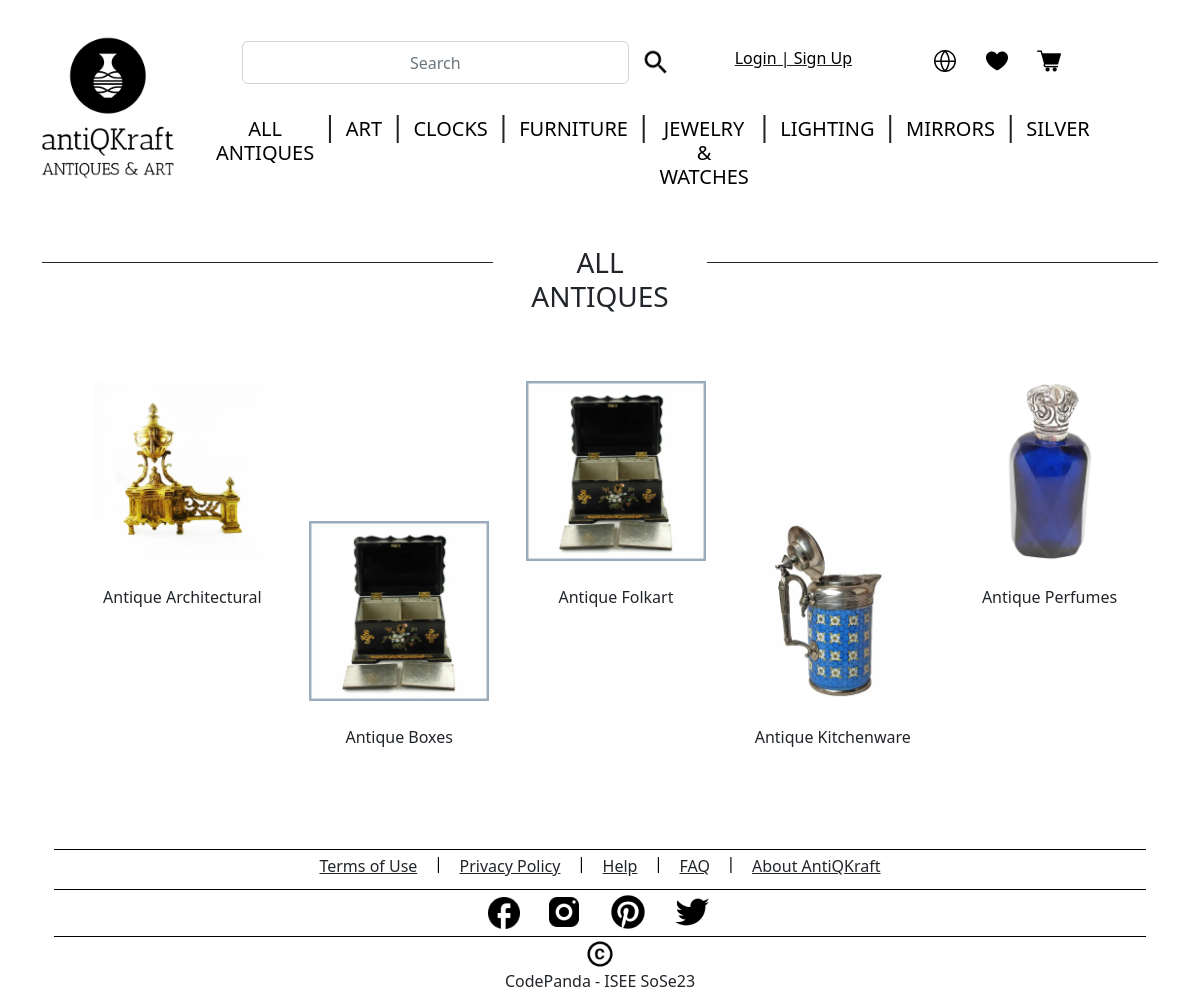
The app's page /category?categoryid=1 with its own data.
### tables this page shows
CREATE TABLE "CATEGORY" (
	"category_id"	INTEGER NOT NULL UNIQUE,
	"category_name"	TEXT NOT NULL,
	"category_image_id"	TEXT,
	PRIMARY KEY("category_id" AUTOINCREMENT)
);

CREATE TABLE "SUB_CATEGORY" (
	"sub_serial_number"	INTEGER NOT NULL UNIQUE,
	"category_id"	INTEGER NOT NULL,
	"sub_category_name"	TEXT NOT NULL,
	"sub_category_image_id"	INTEGER NOT NULL,
	"sub_category_id"	INTEGER,
	FOREIGN KEY("category_id") REFERENCES "CATEGORY"("category_id"),
	PRIMARY KEY("sub_serial_number" AUTOINCREMENT)
);

### antikraft-app.py (the view)
@app.route("/category")
def getSpecificCategory():
    qTerm = request.args.get('categoryid')
    row_val = getSpecificCategoryRow(qTerm)
    row_json = row_val.json
    category_id = row_json['category_id']
    db_images = getSpecificCategoryImages(category_id)
    categories = getAllCategories()
    return render_template('category/category_landing_page.html', categories=categories.json, \
                           row_val=row_val.json, image_list=db_images['sub_category_image_id'], \
                            sub_cat_list=db_images['sub_category_name'], sub_cat_id_list=db_images['sub_category_id'])

### antikraft-app.py (called while the page is built)
def getSpecificCategoryRow(qTerm):
    spec_cat = getSpecificCategoryList(qTerm)
    response = app.response_class(
        response=json.dumps(spec_cat),
        status=200,
        mimetype='application/json'
    )
    return response

@app.route('/getAllCategories',  methods=['GET'])
def getAllCategories():
    categories = getAllCategoriesList()
    response = app.response_class(
        response=json.dumps(categories),
        status=200,
        mimetype='application/json'
    )
    return response

### backend/controller.py (called while the page is built)
def getAllCategoriesList():
    data = {}
    data = readOperation("CATEGORY", "category_name")
    return data

def getSpecificCategoryList(category_id):
    data = {}
    data = readOperationCategory("CATEGORY", category_id)
    return data

def getSpecificCategoryImages(category_id):
    data = {}
    data = readOperationCategoryImages("SUB_CATEGORY", category_id)
    return data

### backend/model.py (called while the page is built)
def get_db_connection():
    conn = sqlite3.connect('antiqkraft-database.db', isolation_level=None)
    conn.row_factory = sqlite3.Row
    return conn.cursor()

def readOperationCategory(TABLE_NAME: str, CAT_ID: int):
    conn = get_db_connection()
    query = "SELECT * from " + TABLE_NAME + " where category_id=" + str(CAT_ID)
    data = conn.execute(query)
    category_row = {}
    for row in data:
        category_row['category_id'] = row["category_id"]
        category_row['category_name'] = row["category_name"]
    if category_row is not None:
        return category_row

def readOperationCategoryImages(TABLE_NAME: str, CAT_ID: int):
    conn = get_db_connection()
    query = "SELECT * from " + TABLE_NAME + " where category_id=" + str(CAT_ID)
    data = conn.execute(query)
    keyList = ["category_id", "sub_category_id", "sub_category_name", "sub_category_image_id"]
    sub_category_row = {key: [] for key in keyList}
    for row in data:
        sub_category_row['category_id'].append(row["category_id"])
        sub_category_row['sub_category_id'].append(row["sub_category_id"])
        sub_category_row['sub_category_name'].append(row["sub_category_name"])
        sub_category_row['sub_category_image_id'].append(row["sub_category_image_id"])
    if sub_category_row is not None:
        return sub_category_row

### templates/category/category_landing_page.html (shortened to what this page needs)
{% include 'base.html' %}
{% include 'header/header.html' %}
<div class="container">
    <div class="row">
        <div class="col-5">
            <hr class="hr" style="background-color: #000; opacity: 1;" />
        </div>
        <div class="col-2">
            <h3 style="text-align: center; text-transform: uppercase;">{{row_val['category_name']}}</h3>
        </div>
        <div class="col-5">
            <hr class="hr" style="background-color: #000; opacity: 1;" />
        </div>
    </div>
    <div>
        <ul style="display: flex; justify-content:space-between; margin-bottom: 100px; margin-top: 50px;">
            <a class="nav-link" href="http://127.0.0.1:5000/subcategory?categoryid={{row_val['category_id']}}&subcategoryid={{sub_cat_id_list[0]}}" style="text-align: center; margin-right: auto; margin-left: auto; ">
                <img src={{image_list[0]}} width="180px" height="180px" style="margin-top: 10px;">
                <br></br>
                {{sub_cat_list[0]}}
            </a>
            <a class="nav-link" href="http://127.0.0.1:5000/subcategory?categoryid={{row_val['category_id']}}&subcategoryid={{sub_cat_id_list[1]}}" style="text-align: center; margin-right: auto; margin-left: auto; ">
                <img src={{image_list[1]}} width="180px" height="180px" style="margin-top: 150px;">
                <br></br>
                {{sub_cat_list[1]}}
            </a>
            <a class="nav-link" href="http://127.0.0.1:5000/subcategory?categoryid={{row_val['category_id']}}&subcategoryid={{sub_cat_id_list[2]}}" style="text-align: center; margin-right: auto; margin-left: auto; ">
                <img src={{image_list[2]}} width="180px" height="180px" style="margin-top: 10px;">
                <br></br>
                {{sub_cat_list[2]}}
            </a>
            <a class="nav-link" href="http://127.0.0.1:5000/subcategory?categoryid={{row_val['category_id']}}&subcategoryid={{sub_cat_id_list[3]}}" style="text-align: center; margin-right: auto; margin-left: auto; ">
                <img src={{image_list[3]}} width="180px" height="180px" style="margin-top: 150px;">
                <br></br>
                {{sub_cat_list[3]}}
            </a>
            <a class="nav-link" href="http://127.0.0.1:5000/subcategory?categoryid={{row_val['category_id']}}&subcategoryid={{sub_cat_id_list[4]}}" style="text-align: center; margin-right: auto; margin-left: auto; ">
                <img src={{image_list[4]}} width="180px" height="180px" style="margin-top: 10px;">
                <br></br>
                {{sub_cat_list[4]}}
            </a>
        </ul>
    </div>
    {% include 'footer/footer.html' %}
</div>

### templates/base.html (shortened to what this page needs)
<!DOCTYPE html>
<html>
<head>
  <link href="https://cdn.jsdelivr.net/npm/bootstrap@5.2.0-beta1/dist/css/bootstrap.min.css" rel="stylesheet"
>
  <link rel="stylesheet" href="static/CSS/style.css">
</head>
<body>
</body>
</html>

### templates/header/header.html (shortened to what this page needs)
<div class="container-fluid">
    <div class="row">
        <div class="col-12">
            <nav class="navbar navbar-expand-lg navbar-fixed-top">
                <div class="col-2">
                    <a class="navbar-brand" href="http://127.0.0.1:5000/">
                        <img src="static/logo/logo-black.png" width="200" height="200" style="float: right;">
                    </a>
                </div>
                <div class="col-9 " id="navbarCollapse">
                    <ul class="navbar-nav nav-fill nav-pills pb-4">
                        <li class="nav-item"></li>
                        <div class="col-6">
                            <li class="nav-item">
                                <form action="search" method="POST">
                                    <div class="input-group-append rounded d-flex flex-row">
                                        <input type="text" class="form-control rounded" placeholder="Search"
                                            aria-label="Search" aria-describedby="search-addon" id="search"
                                            name="search">
                                        <button class="btn border-0" type="submit"><img class="img-fluid" max-width=20px
                                                height=20px id="search-logo" src="static/header/search.png" /></button>
                                    </div>
                                </form>
                            </li>
                        </div>
                        {% if session.login_status != "True" %}
                        <div class="col-3">
                            <li class="nav-item">
                                <a class="nav-link link-dark" style="text-decoration: underline;"
                                    href="http://127.0.0.1:5000/login">
                                    <h6>Login | Sign Up</h6>
                                </a>
                            </li>
                        </div>
                        {% endif %}
                        <li class="nav-item">
                            <button class="btn border-0" type="button"><img class="img-fluid" max-width=20px height=20px
                                    id="search-logo" src="static/header/Globe.svg" /></button>
                            <button class="btn border-0" type="button"><img class="img-fluid" max-width=100% height=auto
                                    id="search-logo" src="static/header/Heart.svg" /></button>
                            <button class="btn border-0" type="button"><img class="img-fluid" max-width=100% height=auto
                                    id="search-logo" src="static/header/Cart.png" /></button>
                        </li>
                    </ul>
                    <ul class="navbar-nav nav-fill">
                        {%for values in categories.items()%}
                        {% if loop.index != 1 %}
                        <li class="nav-item" float=center>
                            <h3>|</h3>
                        </li>
                        {% endif %}
                        <li class="nav-item">
                            <a class="nav-link" href="{{values[0]}}" onclick="RedirectURL();return false;">
                                <h5 class="text-uppercase">{{values[1]}}</h5>
                            </a>
                        </li>
                        {%endfor%}
                    </ul>
                </div>
            </nav>
        </div>
    </div>
</div>

### templates/footer/footer.html (shortened to what this page needs)
<div class="container">
    <div class="separator_2"></div>
    <div class="row justify-content-md-center" id="footer">
        <ul class="bottom_stuff_2">
            <div class="col-md-auto">
                <a class="link-dark" href="link address">
                    <h8>Terms of Use</h8>
                </a>
            </div>
            <h6>&nbsp;&nbsp;&nbsp;&nbsp;|&nbsp;&nbsp;&nbsp;&nbsp;</h6>
            <div class="col-md-auto">
                <a class="link-dark" href="link address">
                    <h8>Privacy Policy</h8>
                </a>
            </div>
            <h6>&nbsp;&nbsp;&nbsp;&nbsp;|&nbsp;&nbsp;&nbsp;&nbsp;</h6>
            <div class="col-md-auto">
                <a class="link-dark" href="link address">
                    <h8>Help</h8>
                </a>
            </div>
            <h6>&nbsp;&nbsp;&nbsp;&nbsp;|&nbsp;&nbsp;&nbsp;&nbsp;</h6>
            <div class="col-md-auto">
                <a class="link-dark" href="link address">
                    <h8>FAQ</h8>
                </a>
            </div>
            <h6>&nbsp;&nbsp;&nbsp;&nbsp;|&nbsp;&nbsp;&nbsp;&nbsp;</h6>
            <div class="col-md-auto">
                <a class="link-dark" href="link address">
                    <h8>About AntiQKraft</h8>
                </a>
            </div>
        </ul>
    </div>
    <div class="separator_2"></div>
    <div class="row justify-content-md-center" id="footer">
        <div class="col-md-auto clearfix">
            <a href="https://www.facebook.com/">
                <img src="static/footer/Vector.jpg" width="32" height="32" style="margin-top: 5px;">
            </a>
        </div>
        <div class="col-md-auto clearfix">
            <a href="https://www.instagram.com/">
                <img src="static/footer/Instagram.jpg" width="40" height="40">
            </a>
        </div>
        <div class="col-md-auto clearfix">
            <a href="https://www.pinterest.com/">
                <img src="static/footer/Pinterest.jpg" width="40" height="40">
            </a>
        </div>
        <div class="col-md-auto clearfix">
            <a href="https://twitter.com/">
                <img src="static/footer/Twitter.jpg" width="40" height="40">
            </a>
        </div>
    </div>
    <div class="separator_2"></div>
    <div class="row justify-content-md-center" id="footer">
        <div class="col-md-auto clearfix">
            <img src="static/footer/Copyright.jpg" width="30" height="30">
        </div>
        <h8 style="text-align: center;">CodePanda - ISEE SoSe23</h8>
    </div>
</div>

### static/CSS/style.css (style rules this page uses)
h5, h6 { color: black; float: center; text-align: center; }
#search { text-align: center; }
hr { background-color: black; opacity: 1; }
ul { list-style-type: none; }

### templates/footer/footer.html (style rules this page uses)
.separator_2 { display: flex; align-items: center; flex: 2; border-bottom: 1px solid #000; margin-top: 4px; margin-bottom: 2px; }
.bottom_stuff_2 { margin-top: 2px; display: flex; text-align: center; justify-content: center; margin-bottom: 4px; }

### records on screen
CATEGORY: category_name "ALL ANTIQUES"
CATEGORY: category_name "ART"
CATEGORY: category_name "CLOCKS"
CATEGORY: category_name "FURNITURE"
CATEGORY: category_name "JEWELRY & WATCHES"
CATEGORY: category_name "LIGHTING"
CATEGORY: category_name "MIRRORS"
CATEGORY: category_name "SILVER"
SUB_CATEGORY: sub_category_image (picture), sub_category_name "Antique Architectural"
SUB_CATEGORY: sub_category_image (picture), sub_category_name "Antique Boxes"
SUB_CATEGORY: sub_category_image (picture), sub_category_name "Antique Folkart"
SUB_CATEGORY: sub_category_image (picture), sub_category_name "Antique Kitchenware"
SUB_CATEGORY: sub_category_image (picture), sub_category_name "Antique Perfumes"
